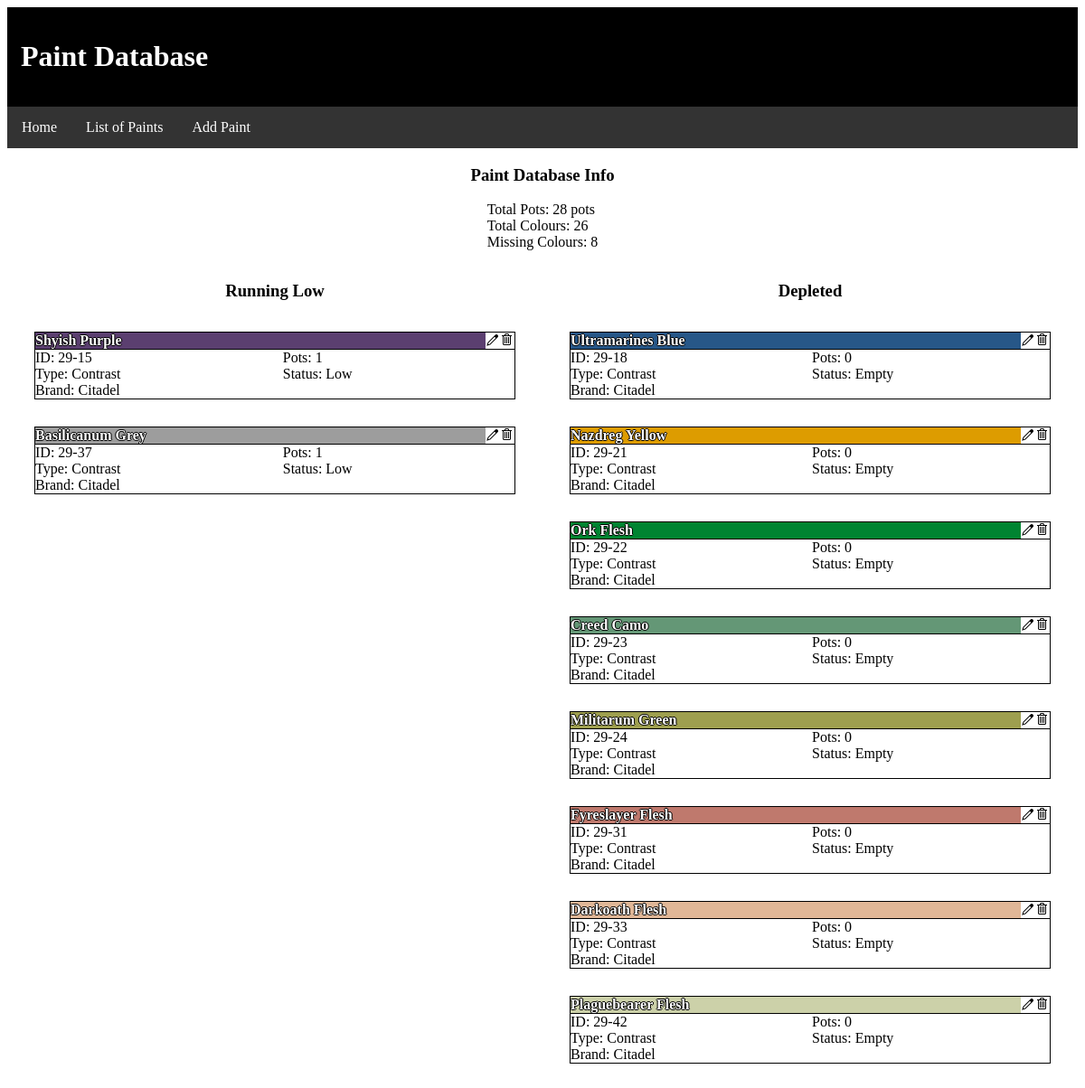
The page / on the database its author committed.
### tables this page shows
CREATE TABLE "paints" (
	"paint_id"	TEXT NOT NULL UNIQUE,
	"paint_name"	TEXT NOT NULL UNIQUE,
	"paint_type"	TEXT,
	"pot_amount"	INTEGER,
	"pot_status"	TEXT,
	"paint_colour"	TEXT,
	"hexcode"	TEXT,
	"brand"	TEXT,
	PRIMARY KEY("paint_id")
);

### main.py (the view)
@app.route("/")
def index():
    database.connect()
    database.checkDatabase()
    count = database.getCount()
    colours = database.getColours()
    low = database.getLow()
    depleted = database.getDepleted()
    missing = len(depleted)
    database.close()
    return render_template("index.html", count=count, colours=colours, missing=missing, low=low, depleted=depleted)

### database.py (called while the page is built)
def connect():
    global conn
    conn = sqlite3.connect(DBFILE)
    conn.row_factory = sqlite3.Row

def close():
    if conn:
        conn.close()

def checkDatabase():
    query = '''CREATE TABLE IF NOT EXISTS paints (
    paint_id TEXT NOT NULL UNIQUE PRIMARY KEY,
    paint_name TEXT NOT NULL UNIQUE,
    paint_type TEXT, pot_amount INTEGER,
    pot_status TEXT, paint_colour TEXT,
    hexcode TEXT, brand TEXT);'''
    with closing(conn.cursor()) as c:
        c.execute(query)

def makePaint(row):
    return Paint(row["paint_id"], row["paint_name"], row["paint_type"], row["pot_amount"],
                 row["pot_status"], row["paint_colour"], row["hexcode"], row["brand"])

def getCount():
    query = '''
    SELECT SUM(pot_amount)
    FROM paints'''
    with closing(conn.cursor()) as c:
        c.execute(query)
        results = c.fetchone()
    return results[0]

def getLow():
    query = '''
    SELECT *
    FROM paints
    WHERE pot_status = "Low" AND pot_amount = 1'''
    with closing(conn.cursor()) as c:
        c.execute(query)
        results = c.fetchall()
    paints = []
    for row in results:
        paints.append(makePaint(row))
    return paints

def getDepleted():
    query = '''
    SELECT *
    FROM paints
    WHERE pot_amount = 0'''
    with closing(conn.cursor()) as c:
        c.execute(query)
        results = c.fetchall()
    paints = []
    for row in results:
        paints.append(makePaint(row))
    return paints

def getColours():
    query = '''
        SELECT COUNT(*)
        FROM paints
        WHERE pot_amount > 0'''
    with closing(conn.cursor()) as c:
        c.execute(query)
        results = c.fetchone()
    return results[0]

### templates/index.html (shortened to what this page needs)
{% extends "layout.html" %}
{% block head %}
    {{ super() }}
{% endblock head %}
{% block header %}
    {{ super() }}
{% endblock header %}
{% block content %}
<div class="wrap">
    <h3>Paint Database Info</h3>
    Total Pots: {{ count }} pots
    <br>
    Total Colours: {{ colours }}
    <br>
    Missing Colours: {{ missing }}
    <br>
</div>
<div class="grid-container grid-container--fit">
    {% if (colours + missing) > 0 %}
        <div class="grid-element">
            <h3 align="center">Running Low</h3>
            {% if low != [] %}
            <div class="grid-container grid-container--fill">
                {% for paint in low %}
                    <div class="grid-element">
                        {% include 'simplecard.html' %}
                    </div>
                {% endfor %}
            </div>
            {% else %}
                <p align="center">
                    no colours are running low
                </p>
            {% endif %}
        </div>
        <div class="grid-element">
            <h3 align="center">Depleted</h3>
            <div class="grid-container grid-container--fill">
                {% for paint in depleted %}
                    <div class="grid-element">
                        {% include 'simplecard.html' %}
                    </div>
                {% endfor %}
            </div>
        </div>
    {% else %}
        <h3 align="center">No paints in database</h3>
    {% endif %}
</div>
{% endblock content %}

### templates/layout.html (shortened to what this page needs)
<!DOCTYPE html>
<html>
<head>
    {% block head %}
    <link rel="stylesheet" href="{{ url_for('static',filename='styles/style.css') }}">
    <link rel="stylesheet" href="https://cdnjs.cloudflare.com/ajax/libs/font-awesome/4.7.0/css/font-awesome.min.css">
    {% endblock head %}
</head>
<body>
    <div class="header">
        {% block header %}
        <h1>Paint Database</h1>
        {% endblock header %}
    </div>
    {% include "navbar.html" %}
    {% block content %}
    {% endblock content %}
</body>
</html>

### templates/navbar.html
<div class="navbar">
    <a href="{{url_for('index')}}">Home</a>
    <a href="{{url_for('paintList')}}">List of Paints</a>
    <a href="{{url_for('submission')}}">Add Paint</a>
</div>

### templates/simplecard.html
<div class="grid-container simpleCard">
    <div class="paintHeader">
        <div class="paintName" style="background-color: {{ paint.hexcode }}">
            {{ paint.paint_name }}
        </div>
        <div class="paintMenu">
            <a href="{{ url_for('update', paintid=paint.paint_id) }}">
                <img src="{{ url_for('static',filename='images/icons8-edit-16.png') }}">
            </a><a href="{{ url_for('delete', paintid=paint.paint_id) }}">
                <img src="{{ url_for('static',filename='images/icons8-trash-16.png') }}"></a>
        </div>
    </div>
    <div class="paintBody">
        <div class="paintInfo">
            ID: {{ paint.paint_id }}<br/>
            Type: {{ paint.paint_type }}<br/>
            Brand: {{ paint.brand }}<br/>
        </div>
        <div class="potInfo">
            Pots: {{ paint.pot_amount }}<br/>
            Status: {{ paint.pot_status }}<br/>
        </div>
    </div>
</div>

### static/styles/style.css (style rules this page uses)
:root { --black: #000; --darker: #111; --dark: #333; --light: #888; --white: #fff; --good: 008000; --caution: ffff00; --danger ff0000; }
.grid-container { align-content: center; display: grid; }
.grid-container--fill { grid-template-columns: repeat(auto-fill, minmax(300px, 1fr)); }
.grid-container--fit { grid-template-columns: repeat(auto-fit, minmax(300px, 1fr)); }
.grid-element { padding: 15px; }
.header { background-color: var(--black); color: var(--white); padding: 15px; }
.navbar { overflow: hidden; background-color: var(--dark); }
.navbar a { float: left; display: block; color: white; text-align: center; padding: 14px 16px; text-decoration: none; }
.simpleCard { border: 1px solid var(--black); }
.paintHeader { display: flex; }
.paintBody { display: grid; grid-template-areas: 'paint pot'; }
.paintName { flex-grow: 1; border-bottom: 1px solid var(--black); font-weight: bold; color: var(--white); text-shadow: -1px 0 black, 0 1px black, 1px 0 black, 0 -1px var(--black); }
.paintMenu { font-size: 0; border-bottom: 1px solid var(--black); }
.paintMenu a { padding: 0px; }
.paintInfo { grid-area: paint; }
.potInfo { grid-area: pot; }
.wrap { display: flex; flex-direction: column; justify-content: center; align-items: center; }

### rows shown on the page
paints: paint_name "Shyish Purple", paint_id "29-15", paint_type "Contrast", brand "Citadel", pot_amount "1", pot_status "Low"
paints: paint_name "Basilicanum Grey", paint_id "29-37", paint_type "Contrast", brand "Citadel", pot_amount "1", pot_status "Low"
paints: paint_name "Ultramarines Blue", paint_id "29-18", paint_type "Contrast", brand "Citadel", pot_amount "0", pot_status "Empty"
paints: paint_name "Nazdreg Yellow", paint_id "29-21", paint_type "Contrast", brand "Citadel", pot_amount "0", pot_status "Empty"
paints: paint_name "Ork Flesh", paint_id "29-22", paint_type "Contrast", brand "Citadel", pot_amount "0", pot_status "Empty"
paints: paint_name "Creed Camo", paint_id "29-23", paint_type "Contrast", brand "Citadel", pot_amount "0", pot_status "Empty"
paints: paint_name "Militarum Green", paint_id "29-24", paint_type "Contrast", brand "Citadel", pot_amount "0", pot_status "Empty"
paints: paint_name "Fyreslayer Flesh", paint_id "29-31", paint_type "Contrast", brand "Citadel", pot_amount "0", pot_status "Empty"
paints: paint_name "Darkoath Flesh", paint_id "29-33", paint_type "Contrast", brand "Citadel", pot_amount "0", pot_status "Empty"
paints: paint_name "Plaguebearer Flesh", paint_id "29-42", paint_type "Contrast", brand "Citadel", pot_amount "0", pot_status "Empty"

### other values the page prints
{{ count }} "28"
{{ colours }} "26"
{{ missing }} "8"
